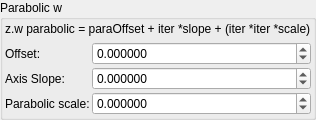
    <widget class="MyGroupBox" name="groupCheck_Cpara_enabledParab_false">
     <property name="title">
      <string>Parabolic w</string>
     </property>
     <layout class="QVBoxLayout" name="verticalLayout_2">
      <property name="leftMargin">
       <number>2</number>
      </property>
      <property name="topMargin">
       <number>2</number>
      </property>
      <property name="rightMargin">
       <number>2</number>
      </property>
      <property name="bottomMargin">
       <number>2</number>
      </property>
      <item>
       <widget class="QLabel" name="label_97">
        <property name="text">
         <string notr="true">z.w parabolic = paraOffset + iter *slope + (iter *iter *scale)</string>
        </property>
       </widget>
      </item>
      <item>
       <layout class="QGridLayout" name="gridLayout_37" columnstretch="0,1">
        <property name="spacing">
         <number>2</number>
        </property>
        <item row="2" column="1">
         <widget class="MyDoubleSpinBox" name="spinbox_Cpara_parab_slope">
          <property name="sizePolicy">
           <sizepolicy hsizetype="Minimum" vsizetype="Maximum">
            <horstretch>0</horstretch>
            <verstretch>0</verstretch>
           </sizepolicy>
          </property>
          <property name="prefix">
           <string/>
          </property>
          <property name="suffix">
           <string/>
          </property>
          <property name="decimals">
           <number>6</number>
          </property>
          <property name="minimum">
           <double>-99.000000000000000</double>
          </property>
          <property name="maximum">
           <double>99.000000000000000</double>
          </property>
          <property name="singleStep">
           <double>0.100000000000000</double>
          </property>
         </widget>
        </item>
        <item row="2" column="0">
         <widget class="QLabel" name="label_102">
          <property name="text">
           <string>Axis Slope:</string>
          </property>
         </widget>
        </item>
        <item row="1" column="1">
         <widget class="MyDoubleSpinBox" name="spinbox_Cpara_parab_offset0">
          <property name="sizePolicy">
           <sizepolicy hsizetype="Minimum" vsizetype="Maximum">
            <horstretch>0</horstretch>
            <verstretch>0</verstretch>
           </sizepolicy>
          </property>
          <property name="prefix">
           <string/>
          </property>
          <property name="suffix">
           <string/>
          </property>
          <property name="decimals">
           <number>6</number>
          </property>
          <property name="minimum">
           <double>-99.000000000000000</double>
          </property>
          <property name="maximum">
           <double>99.000000000000000</double>
          </property>
          <property name="singleStep">
           <double>0.100000000000000</double>
          </property>
         </widget>
        </item>
        <item row="3" column="0">
         <widget class="QLabel" name="label_101">
          <property name="text">
           <string>Parabolic scale:</string>
          </property>
         </widget>
        </item>
        <item row="1" column="0">
         <widget class="QLabel" name="label_100">
          <property name="text">
           <string>Offset:</string>
          </property>
         </widget>
        </item>
        <item row="3" column="1">
         <widget class="MyDoubleSpinBox" name="spinbox_Cpara_parab_scale">
          <property name="sizePolicy">
           <sizepolicy hsizetype="Minimum" vsizetype="Maximum">
            <horstretch>0</horstretch>
            <verstretch>0</verstretch>
           </sizepolicy>
          </property>
          <property name="prefix">
           <string/>
          </property>
          <property name="suffix">
           <string/>
          </property>
          <property name="decimals">
           <number>6</number>
          </property>
          <property name="minimum">
           <double>-9999.000000000000000</double>
          </property>
          <property name="maximum">
           <double>9999.000000000000000</double>
          </property>
          <property name="singleStep">
           <double>0.100000000000000</double>
          </property>
         </widget>
        </item>
       </layout>
      </item>
     </layout>
    </widget>
